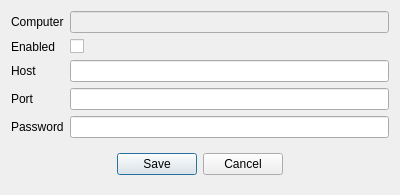
<?xml version="1.0" encoding="UTF-8"?>
<ui version="4.0">
 <class>DlgEditServTax</class>
 <widget class="QDialog" name="DlgEditServTax">
  <property name="geometry">
   <rect>
    <x>0</x>
    <y>0</y>
    <width>400</width>
    <height>186</height>
   </rect>
  </property>
  <property name="windowTitle">
   <string>Dialog</string>
  </property>
  <layout class="QGridLayout" name="gridLayout">
   <item row="0" column="0">
    <widget class="QLabel" name="label">
     <property name="text">
      <string>Computer</string>
     </property>
    </widget>
   </item>
   <item row="0" column="1">
    <widget class="QLineEdit" name="leComp">
     <property name="enabled">
      <bool>false</bool>
     </property>
    </widget>
   </item>
   <item row="1" column="0">
    <widget class="QLabel" name="label_2">
     <property name="text">
      <string>Enabled</string>
     </property>
    </widget>
   </item>
   <item row="1" column="1">
    <widget class="QCheckBox" name="chEnabled">
     <property name="text">
      <string/>
     </property>
    </widget>
   </item>
   <item row="2" column="0">
    <widget class="QLabel" name="label_3">
     <property name="text">
      <string>Host</string>
     </property>
    </widget>
   </item>
   <item row="2" column="1">
    <widget class="QLineEdit" name="leHost"/>
   </item>
   <item row="3" column="0">
    <widget class="QLabel" name="label_4">
     <property name="text">
      <string>Port</string>
     </property>
    </widget>
   </item>
   <item row="3" column="1">
    <widget class="QLineEdit" name="lePort"/>
   </item>
   <item row="4" column="0">
    <widget class="QLabel" name="label_5">
     <property name="text">
      <string>Password</string>
     </property>
    </widget>
   </item>
   <item row="4" column="1">
    <widget class="QLineEdit" name="lePass"/>
   </item>
   <item row="5" column="0" colspan="2">
    <widget class="QWidget" name="widget" native="true">
     <layout class="QHBoxLayout" name="horizontalLayout">
      <item>
       <spacer name="horizontalSpacer">
        <property name="orientation">
         <enum>Qt::Horizontal</enum>
        </property>
        <property name="sizeHint" stdset="0">
         <size>
          <width>95</width>
          <height>20</height>
         </size>
        </property>
       </spacer>
      </item>
      <item>
       <widget class="QPushButton" name="btnOk">
        <property name="text">
         <string>Save</string>
        </property>
       </widget>
      </item>
      <item>
       <widget class="QPushButton" name="btnCancel">
        <property name="text">
         <string>Cancel</string>
        </property>
       </widget>
      </item>
      <item>
       <spacer name="horizontalSpacer_2">
        <property name="orientation">
         <enum>Qt::Horizontal</enum>
        </property>
        <property name="sizeHint" stdset="0">
         <size>
          <width>95</width>
          <height>20</height>
         </size>
        </property>
       </spacer>
      </item>
     </layout>
    </widget>
   </item>
  </layout>
 </widget>
 <resources/>
 <connections/>
</ui>
